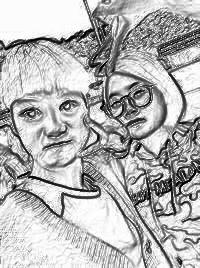
#> input picture python基础程序设计/手绘/HandDrawim0.jpg, 200 x 268 px
$ python PictureChange.py
#> lines starting #> are read from the running program, lines starting #| are printed output that depends on the picture
import numpy as np
from PIL import Image
name=input()
#> the answer given: HandDrawim0.jpg
im=np.array(Image.open(name).convert("L"))
#> im is the input picture: shape (268, 200); min 0, max 255, mean 181
im0=255-im #反变换
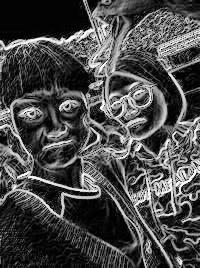
#> im0: shape (268, 200); min 0, max 255, mean 74
im1=im*(100/255)+150#区间变换
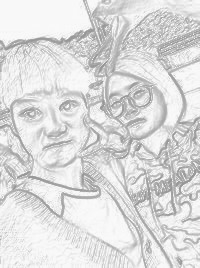
#> im1: shape (268, 200) float64; min 150, max 250, mean 221
im2=np.power(im,2)#像素平方处理
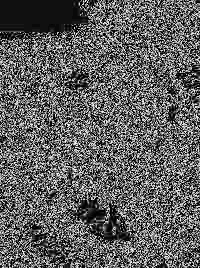
#> im2: shape (268, 200); min 0, max 249, mean 97
for i in range(3):
    image=eval("{}{}".format("im",i))
#> (the run stopped early here; a loop or call above may not have finished)

$ run again, on python基础程序设计/手绘/im0.jpg
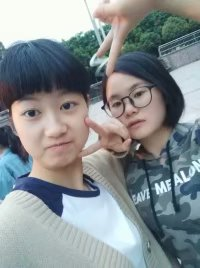
#> input picture python基础程序设计/手绘/im0.jpg, 200 x 268 px
#> `im1=im*(100/255)+150#区间变换`:
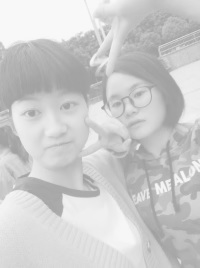
#> im1: shape (268, 200) float64; min 154.7, max 250, mean 204.9
#> `im2=np.power(im,2)#像素平方处理`:
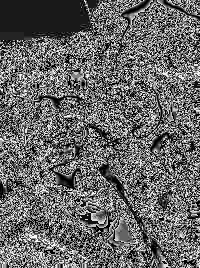
#> im2: shape (268, 200); min 0, max 249, mean 104

$ run again, on python基础程序设计/手绘/im2.jpg
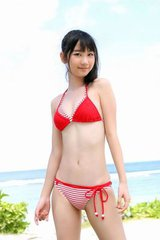
#> input picture python基础程序设计/手绘/im2.jpg, 160 x 240 px
#> `im0=255-im`:
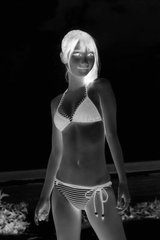
#> im0: shape (240, 160); min 0, max 254, mean 34
#> `im2=np.power(im,2)#像素平方处理`:
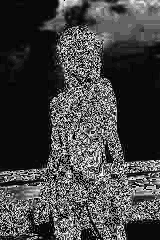
#> im2: shape (240, 160); min 0, max 249, mean 67.1
